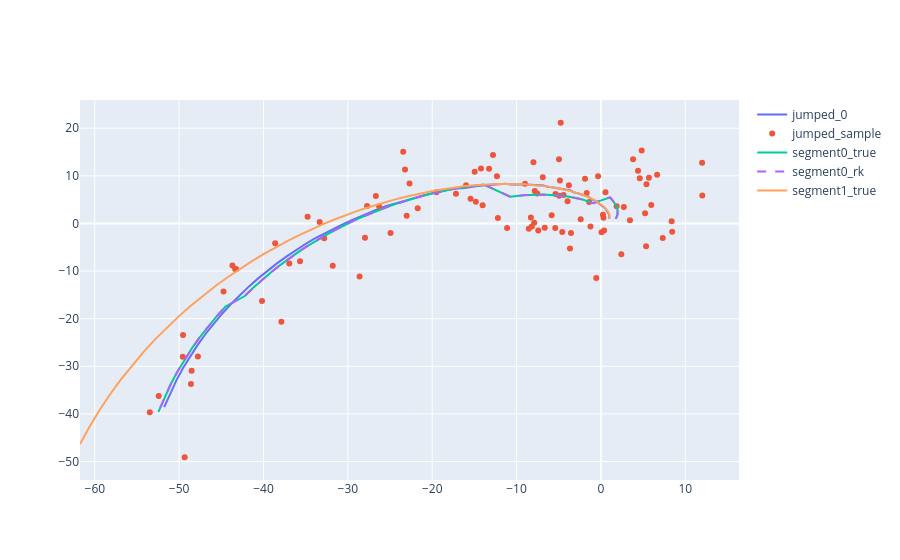

Here is the notebook cell this chart was saved with:
### Code cell
def segmented_classification_adv():
    accuracy_df = []
    # DEBUG
    # segment_sizes = [30, 20]
    for seg_size in track(segment_sizes, "Segment size"):
        np.random.seed(SEED)
        cur_accuracy_df = pd.DataFrame(
            {
                "accuracy": np.zeros([2]),
                "method": ["true_adv", "RK23_adv"],
                "segment_size": np.full([2], seg_size)
            }
        )
        for i in track(range(NUM_SAMPLES), "Trajectory num", transient=True):
            sample_traj = jumped_solution_0 + sigma * np.random.randn(num_traj_points, 2)

            true_seg_solutions = [
                segmented_solution_adv(t, systems[0], sample_traj, seg_size, exact_solver),
                exact_solver(t, systems[1], x0)
            ]
            rk_seg_solutions = [
                segmented_solution_adv(t, systems[0], sample_traj, seg_size, RK_solver),
                RK_solver(t, systems[1], x0)
            ]
            solutions = {
                "true_adv": true_seg_solutions,
                "RK23_adv": rk_seg_solutions
            }

            if i == 0:
                print("Segment size =", seg_size)
                fig = go.Figure()
                fig.add_trace(
                    go.Scatter(
                        x=jumped_solution_0[:, 0],
                        y=jumped_solution_0[:, 1],
                        mode='lines',
                        name="jumped_0"
                    )
                )
                fig.add_trace(
                    go.Scatter(
                        x=sample_traj[:, 0],
                        y=sample_traj[:, 1],
                        mode='markers',
                        name="jumped_sample"
                    )
                )
                fig.add_trace(
                    go.Scatter(
                        x=true_seg_solutions[0][:, 0],
                        y=true_seg_solutions[0][:, 1],
                        mode='lines',
                        name="segment0_true"
                    )
                )
                fig.add_trace(
                    go.Scatter(
                        x=rk_seg_solutions[0][:, 0],
                        y=rk_seg_solutions[0][:, 1],
                        mode='lines',
                        name="segment0_rk",
                        line=dict(dash="dash")
                    )
                )
                fig.add_trace(
                    go.Scatter(
                        x=true_seg_solutions[1][:, 0],
                        y=true_seg_solutions[1][:, 1],
                        mode='lines',
                        name="segment1_true"
                    )
                )
                fig.show()

            for sol_name, sol in solutions.items():
                sol_losses = list(
                    range(2) |
                    select(lambda sys_id: cls_loss(sample_traj, sol[sys_id]))
                )
                if sol_losses[0] < sol_losses[1]:
                    cur_accuracy_df.loc[
                        cur_accuracy_df["method"] == sol_name, 
                        "accuracy"
                    ] += 1.
        cur_accuracy_df.loc[:, "accuracy"] /= NUM_SAMPLES
        accuracy_df.append(cur_accuracy_df)

    accuracy_df = pd.concat(accuracy_df)
    return accuracy_df

accuracy_df = pd.concat([accuracy_df, segmented_classification_adv()])
accuracy_df
